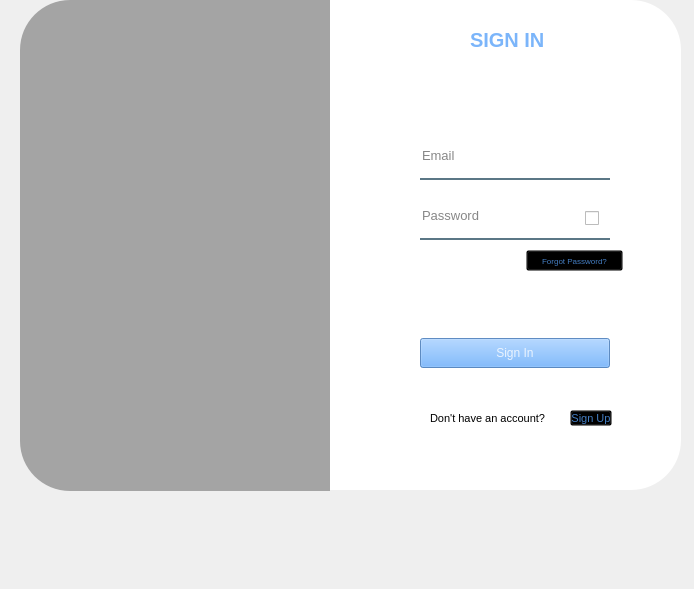
<?xml version="1.0" encoding="UTF-8"?>
<ui version="4.0">
 <class>Form</class>
 <widget class="QWidget" name="Form">
  <property name="geometry">
   <rect>
    <x>0</x>
    <y>0</y>
    <width>694</width>
    <height>589</height>
   </rect>
  </property>
  <property name="windowTitle">
   <string>Form</string>
  </property>
  <widget class="QWidget" name="widget" native="true">
   <property name="geometry">
    <rect>
     <x>20</x>
     <y>0</y>
     <width>671</width>
     <height>491</height>
    </rect>
   </property>
   <widget class="QLabel" name="label">
    <property name="geometry">
     <rect>
      <x>0</x>
      <y>0</y>
      <width>310</width>
      <height>491</height>
     </rect>
    </property>
    <property name="styleSheet">
     <string notr="true">border-image: url(:/resources/login-background.jpg);
border-top-left-radius: 50px;
border-bottom-left-radius: 50px;</string>
    </property>
    <property name="text">
     <string/>
    </property>
   </widget>
   <widget class="QLabel" name="label_2">
    <property name="geometry">
     <rect>
      <x>0</x>
      <y>0</y>
      <width>310</width>
      <height>491</height>
     </rect>
    </property>
    <property name="styleSheet">
     <string notr="true">background-color: rgba(0,0,0,80);
border-top-left-radius: 50px;
border-bottom-left-radius: 50px;</string>
    </property>
    <property name="text">
     <string/>
    </property>
   </widget>
   <widget class="QLabel" name="label_3">
    <property name="geometry">
     <rect>
      <x>310</x>
      <y>0</y>
      <width>351</width>
      <height>490</height>
     </rect>
    </property>
    <property name="font">
     <font>
      <pointsize>9</pointsize>
     </font>
    </property>
    <property name="styleSheet">
     <string notr="true">background-color:rgba(255,255,255,255);
border-top-right-radius: 50px;
border-bottom-right: 50px;
border-bottom-right-radius: 50px;</string>
    </property>
    <property name="text">
     <string/>
    </property>
   </widget>
   <widget class="QLabel" name="label_4">
    <property name="geometry">
     <rect>
      <x>450</x>
      <y>20</y>
      <width>100</width>
      <height>40</height>
     </rect>
    </property>
    <property name="font">
     <font>
      <pointsize>15</pointsize>
      <weight>75</weight>
      <bold>true</bold>
     </font>
    </property>
    <property name="styleSheet">
     <string notr="true">color:rgba(87,161,248,200);</string>
    </property>
    <property name="text">
     <string>SIGN IN</string>
    </property>
   </widget>
   <widget class="QLineEdit" name="lineEdit">
    <property name="geometry">
     <rect>
      <x>400</x>
      <y>140</y>
      <width>190</width>
      <height>40</height>
     </rect>
    </property>
    <property name="font">
     <font>
      <pointsize>10</pointsize>
     </font>
    </property>
    <property name="styleSheet">
     <string notr="true">background-color:rgba(0,0,0,0);
border:none;
border-bottom:2px solid rgba(46,82,101,200);
color:rgba(0,0,0,240);
padding-bottom:7px;
</string>
    </property>
    <property name="placeholderText">
     <string>Email</string>
    </property>
   </widget>
   <widget class="QLineEdit" name="lineEdit_2">
    <property name="geometry">
     <rect>
      <x>400</x>
      <y>200</y>
      <width>190</width>
      <height>40</height>
     </rect>
    </property>
    <property name="font">
     <font>
      <pointsize>10</pointsize>
     </font>
    </property>
    <property name="styleSheet">
     <string notr="true">background-color:rgba(0,0,0,0);
border:none;
border-bottom:2px solid rgba(46,82,101,200);
color:rgba(0,0,0,240);
padding-bottom:7px;
</string>
    </property>
    <property name="placeholderText">
     <string>Password</string>
    </property>
   </widget>
   <widget class="QPushButton" name="pushButton">
    <property name="geometry">
     <rect>
      <x>400</x>
      <y>338</y>
      <width>190</width>
      <height>30</height>
     </rect>
    </property>
    <property name="font">
     <font>
      <kerning>false</kerning>
     </font>
    </property>
    <property name="styleSheet">
     <string notr="true">background-color:rgba(87,161,248,200);
color:rgba(255,255,255,200);</string>
    </property>
    <property name="text">
     <string>Sign In</string>
    </property>
   </widget>
   <widget class="QLabel" name="label_5">
    <property name="geometry">
     <rect>
      <x>410</x>
      <y>410</y>
      <width>136</width>
      <height>16</height>
     </rect>
    </property>
    <property name="font">
     <font>
      <pointsize>8</pointsize>
     </font>
    </property>
    <property name="text">
     <string>Don't have an account?</string>
    </property>
   </widget>
   <widget class="QToolButton" name="toolButton">
    <property name="geometry">
     <rect>
      <x>550</x>
      <y>410</y>
      <width>42</width>
      <height>16</height>
     </rect>
    </property>
    <property name="font">
     <font>
      <pointsize>8</pointsize>
     </font>
    </property>
    <property name="styleSheet">
     <string notr="true">background-color:rgba(0,0,0,0);
color:rgba(87,161,248,200);</string>
    </property>
    <property name="text">
     <string>Sign Up</string>
    </property>
   </widget>
   <widget class="QToolButton" name="toolButton_2">
    <property name="geometry">
     <rect>
      <x>506</x>
      <y>250</y>
      <width>97</width>
      <height>21</height>
     </rect>
    </property>
    <property name="font">
     <font>
      <pointsize>6</pointsize>
     </font>
    </property>
    <property name="styleSheet">
     <string notr="true">background-color:rgba(0,0,0,0);
color:rgba(87,161,248,200);</string>
    </property>
    <property name="text">
     <string>Forgot Password?</string>
    </property>
   </widget>
   <widget class="QLabel" name="label_6">
    <property name="geometry">
     <rect>
      <x>430</x>
      <y>450</y>
      <width>125</width>
      <height>16</height>
     </rect>
    </property>
    <property name="font">
     <font>
      <pointsize>8</pointsize>
     </font>
    </property>
    <property name="text">
     <string/>
    </property>
   </widget>
   <widget class="QCheckBox" name="checkBox">
    <property name="geometry">
     <rect>
      <x>565</x>
      <y>206</y>
      <width>24</width>
      <height>24</height>
     </rect>
    </property>
    <property name="styleSheet">
     <string notr="true">QCheckBox::indicator:checked{image: url(:/resources/hide_password.png);}
QCheckBox::indicator:unchecked{image: url(:/resources/show_password.png);}</string>
    </property>
    <property name="text">
     <string/>
    </property>
   </widget>
  </widget>
 </widget>
 <tabstops>
  <tabstop>lineEdit</tabstop>
  <tabstop>lineEdit_2</tabstop>
  <tabstop>checkBox</tabstop>
  <tabstop>toolButton_2</tabstop>
  <tabstop>pushButton</tabstop>
  <tabstop>toolButton</tabstop>
 </tabstops>
 <resources>
  <include location="Login_Resources.qrc"/>
 </resources>
 <connections/>
</ui>
